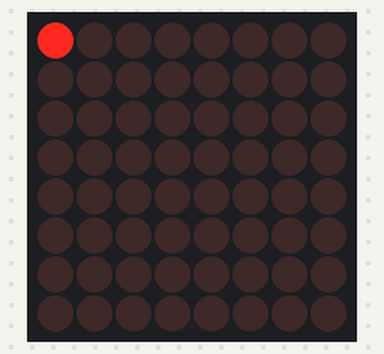
Recording of a program running on a simulated Raspberry Pi Pico running CircuitPython. On the bench: 8×8 LED matrix.

Above: at 1.1 s.
At 5.2 s:
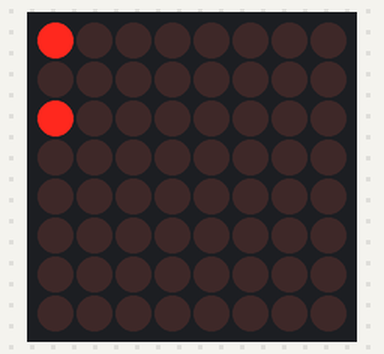
At 10.2 s:
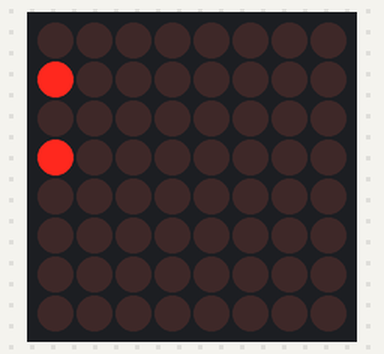
At 19.4 s:
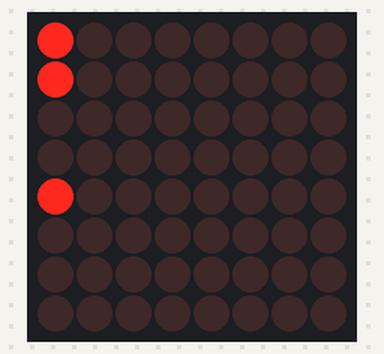
At 28.5 s:
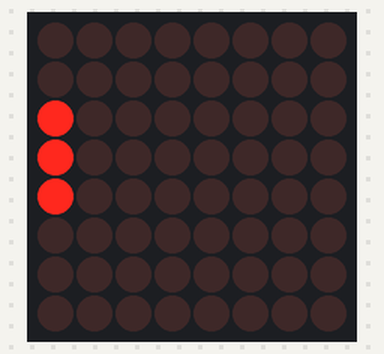
At 38.7 s:
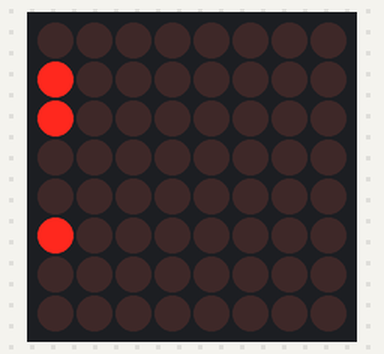

Measured:
- what the display in image 0 shows lasts 1.1 s, from 1.0 s to 2.1 s

The program:

MatrixBinCounter.py
```python
# Binary counter on the adafruit 8x8 matrix backpack
import time
import board
import busio
import random
from adafruit_ht16k33 import matrix

# Create the I2C interface.
i2c = busio.I2C(scl = board.GP9, sda = board.GP8)

# creates a 8x8 matrix:
matrix = matrix.Matrix8x8(i2c)

matrix.brightness = 0.1
# edges of an 8x8 matrix
col_max = 8
row_max = 8

# Clear the matrix.
matrix.fill(0)
col = 0
row = 0

#infinitely fill each row in turn, counting in binary
j = 0
while j == 0:
    i = 0
    while i < 8:
        for bit8 in range(0,2):
            for bit7 in range(0,2):
                for bit6 in range(0,2):
                   for bit5 in range(0,2):
                        for bit4 in range(0,2):
                            for bit3 in range(0,2):
                                for bit2 in range(0,2):
                                        for bit1 in range(0,2):
                                            matrix[i,0] = bit1
                                            matrix[i,1] = bit2
                                            matrix[i,2] = bit3
                                            matrix[i,3] = bit4
                                            matrix[i,4] = bit5
                                            matrix[i,5] = bit6
                                            matrix[i,6] = bit7
                                            matrix[i,7] = bit8
                                            time.sleep(1)
        i = i+1
    matrix.fill(0)
```
